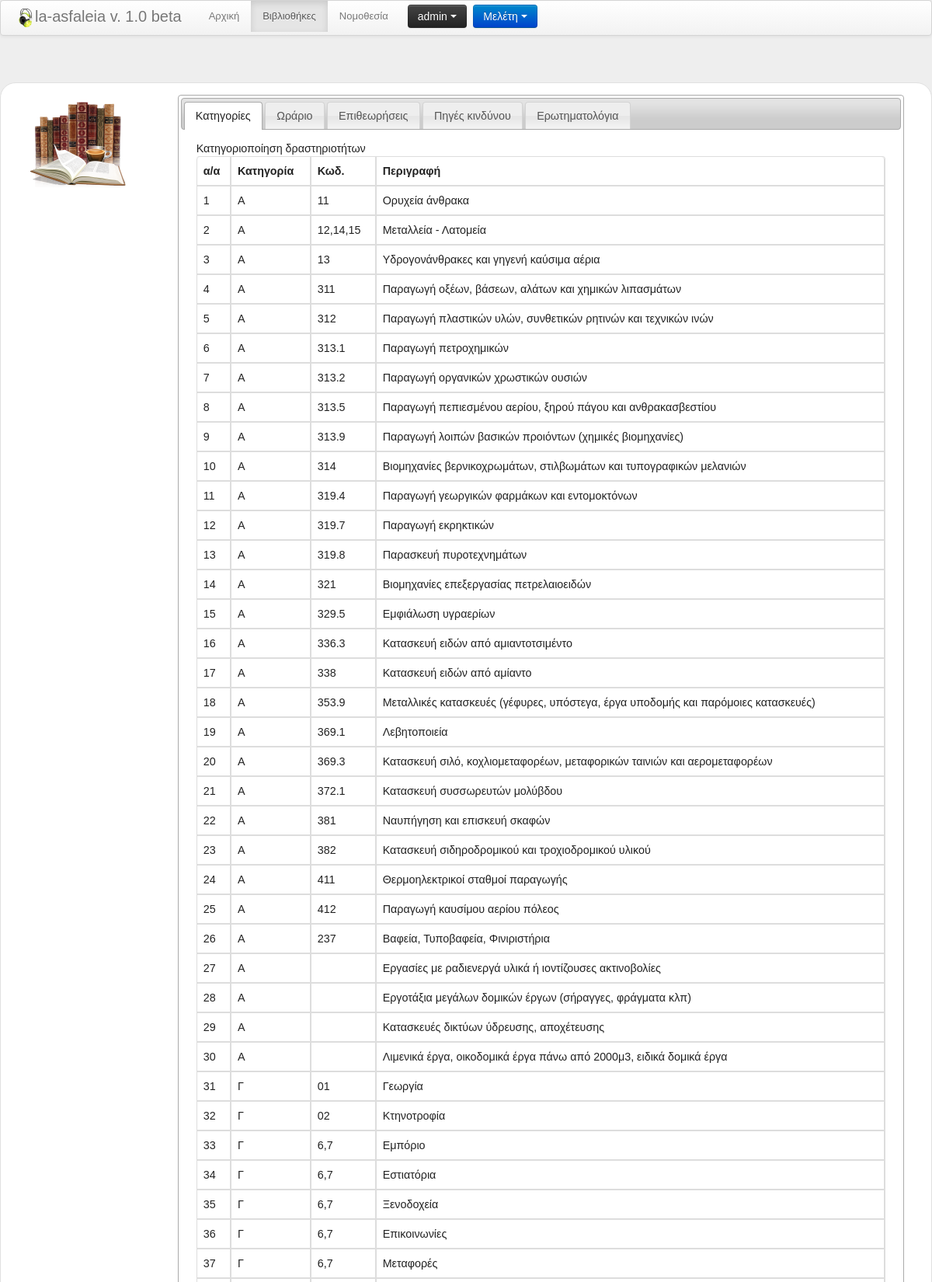
Screenshot of /index.php?nav=vivliothikes (signed in, upper part) with the database file from the repository.
### tables this page shows
CREATE TABLE IF NOT EXISTS `library_industry_cat` (
  `id` int(11) NOT NULL AUTO_INCREMENT,
  `cat` int(11) NOT NULL,
  `code` varchar(256) NOT NULL,
  `name` varchar(256) NOT NULL,
  PRIMARY KEY (`id`)
);

### includes/medoo.php (called while the page is built, shortened)
<?php
class medoo
{
	protected $database_type = 'mysql';
	protected $server = DB_SERVER;
	protected $username = DB_USER;
	protected $password = DB_PASS;
	protected $charset = 'utf8';
	public function __construct($database_name)
	{
		try {
			$type = strtolower($this->database_type);
			switch ($type)
			{
				case 'mysql':
				case 'pgsql':
					$this->pdo = new PDO(
						$type . ':host=' . $this->server . ';dbname=' . $database_name,
						$this->username,
						$this->password
					);
					break;
			}
			$this->pdo->exec('SET NAMES \'' . $this->charset . '\'');
		}
		catch (PDOException $e) {
			echo $e->getMessage();
		}
	}
	public function query($query)
	{
		return $this->pdo->query($query);
	}
	public function where_clause($where)
	{
		$where_clause = '';
		return $where_clause;
	}
	public function select($table, $columns, $where = null)
	{
		$query = $this->query('SELECT ' . (
			is_array($columns) ? implode(', ', $columns) : $columns
		) . ' FROM ' . $table . $this->where_clause($where));
		return $query ? $query->fetchAll(
			(is_string($columns) && $columns != '*') ? PDO::FETCH_COLUMN : PDO::FETCH_ASSOC
		) : false;
	}
}
?>

### includes/functions_vivliothikes.php (the view, shortened to what this page needs)
<?php
function create_industry_cat(){
	$database = new medoo(DB_NAME);
	$tb_meletes = "library_industry_cat";
	$col_meletes = "*";
	$data_laws = $database->select($tb_meletes,$col_meletes);
	$cat = "Κατηγοριοποίηση δραστηριοτήτων<br/>";
	$cat .= "<table border=\"1\" class=\"table table-bordered table-hover\">";
	$cat .= "<tr><th width=\"5%\">α/α</th><th>Κατηγορία</th><th>Κωδ.</th><th>Περιγραφή</th></tr>";
		$i=1;
		foreach($data_laws as $data){
		$cat .= "<tr>";
		$cat .= "<td>".$i."</td>";
			if($data["cat"]==1){$type="Α";}
			if($data["cat"]==2){$type="Β";}
			if($data["cat"]==3){$type="Γ";}
		$cat .= "<td>".$type."</td>";
		$cat .= "<td>".$data["code"]."</td>";
		$cat .= "<td>".$data["name"]."</td>";
		$cat .= "</tr>";
		$i++;
		}
	$cat .= "</table>";
	return $cat;
}
?>

### stylesheets/main.css (style rules this page uses)
body,h1,h2,h3,p,quote,small,form,input,ul,li,ol,label { margin:0px; padding:0px; }
body { color:#555555; font-size:13px; background: #eeeeee; font-family:Arial, Helvetica, sans-serif; width: 100%; }

### rows the page displays
library_industry_cat: cat "Α", code "11", name "Ορυχεία άνθρακα"
library_industry_cat: cat "Α", code "12,14,15", name "Μεταλλεία - Λατομεία"
library_industry_cat: cat "Α", code "13", name "Υδρογονάνθρακες και γηγενή καύσιμα αέρια"
library_industry_cat: cat "Α", code "311", name "Παραγωγή οξέων, βάσεων, αλάτων και χημικών λιπασμάτων"
library_industry_cat: cat "Α", code "312", name "Παραγωγή πλαστικών υλών, συνθετικών ρητινών και τεχνικών ινών"
library_industry_cat: cat "Α", code "313.1", name "Παραγωγή πετροχημικών"
library_industry_cat: cat "Α", code "313.2", name "Παραγωγή οργανικών χρωστικών ουσιών"
library_industry_cat: cat "Α", code "313.5", name "Παραγωγή πεπιεσμένου αερίου, ξηρού πάγου και ανθρακασβεστίου"
library_industry_cat: cat "Α", code "313.9", name "Παραγωγή λοιπών βασικών προιόντων (χημικές βιομηχανίες)"
library_industry_cat: cat "Α", code "314", name "Βιομηχανίες βερνικοχρωμάτων, στιλβωμάτων και τυπογραφικών μελανιών"
library_industry_cat: cat "Α", code "319.4", name "Παραγωγή γεωργικών φαρμάκων και εντομοκτόνων"
library_industry_cat: cat "Α", code "319.7", name "Παραγωγή εκρηκτικών"
library_industry_cat: cat "Α", code "319.8", name "Παρασκευή πυροτεχνημάτων"
library_industry_cat: cat "Α", code "321", name "Βιομηχανίες επεξεργασίας πετρελαιοειδών"
library_industry_cat: cat "Α", code "329.5", name "Εμφιάλωση υγραερίων"
library_industry_cat: cat "Α", code "336.3", name "Κατασκευή ειδών από αμιαντοτσιμέντο"
library_industry_cat: cat "Α", code "338", name "Κατασκευή ειδών από αμίαντο"
library_industry_cat: cat "Α", code "353.9", name "Μεταλλικές κατασκευές (γέφυρες, υπόστεγα, έργα υποδομής και παρόμοιες κατασκευές)"
library_industry_cat: cat "Α", code "369.1", name "Λεβητοποιεία"
library_industry_cat: cat "Α", code "369.3", name "Κατασκευή σιλό, κοχλιομεταφορέων, μεταφορικών ταινιών και αερομεταφορέων"
library_industry_cat: cat "Α", code "372.1", name "Κατασκευή συσσωρευτών μολύβδου"
library_industry_cat: cat "Α", code "381", name "Ναυπήγηση και επισκευή σκαφών"
library_industry_cat: cat "Α", code "382", name "Κατασκευή σιδηροδρομικού και τροχιοδρομικού υλικού"
library_industry_cat: cat "Α", code "411", name "Θερμοηλεκτρικοί σταθμοί παραγωγής"
library_industry_cat: cat "Α", code "412", name "Παραγωγή καυσίμου αερίου πόλεος"
library_industry_cat: cat "Α", code "237", name "Βαφεία, Τυποβαφεία, Φινιριστήρια"
library_industry_cat: cat "Α", name "Εργασίες με ραδιενεργά υλικά ή ιοντίζουσες ακτινοβολίες"
library_industry_cat: cat "Α", name "Εργοτάξια μεγάλων δομικών έργων (σήραγγες, φράγματα κλπ)"
library_industry_cat: cat "Α", name "Κατασκευές δικτύων ύδρευσης, αποχέτευσης"
library_industry_cat: cat "Α", name "Λιμενικά έργα, οικοδομικά έργα πάνω από 2000μ3, ειδικά δομικά έργα"
library_industry_cat: cat "Γ", code "01", name "Γεωργία"
library_industry_cat: cat "Γ", code "02", name "Κτηνοτροφία"
library_industry_cat: cat "Γ", code "6,7", name "Εμπόριο"
library_industry_cat: cat "Γ", code "6,7", name "Εστιατόρια"
library_industry_cat: cat "Γ", code "6,7", name "Ξενοδοχεία"
library_industry_cat: cat "Γ", code "6,7", name "Επικοινωνίες"
library_industry_cat: cat "Γ", code "6,7", name "Μεταφορές"

### other values shown
APPLICATION_VERSION "1.0 beta"
$_SESSION['username'] "admin"
